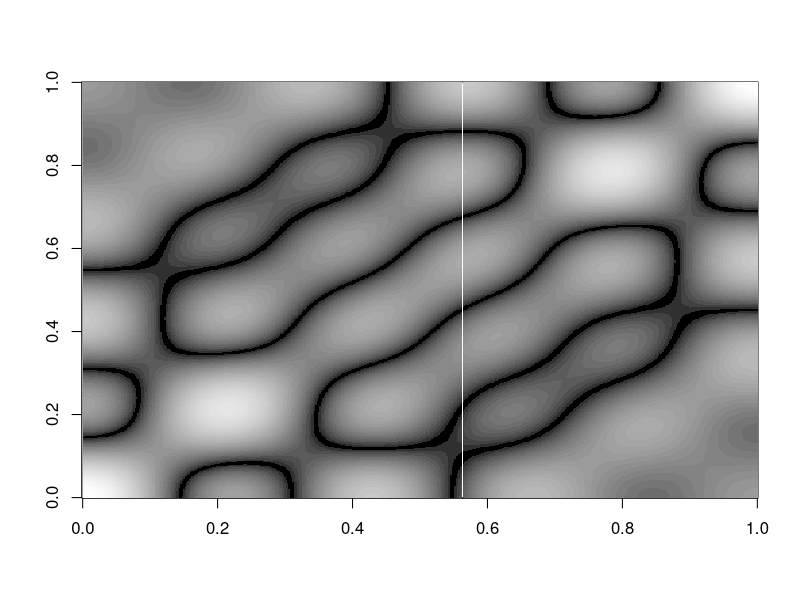

This figure's R source:
# Chilandi 40b - similar to Chilandi's original figure 40b

# Generates an image similar to a "Chlandi Figure." Chlandi Figures are nodal patterns
# that occur on vibrating surfaces.

# The surface is modeled as a matrix, each point representing the 
# displacement of the surface while vibrating.
# The vibration is modled as the sum of a set of terms, each of which
# is a product of cos waves - one along the x direction, one along the y direction.
# The cos wave terms have different frequencies - starting with the 
# 'fundamental' frequency (wavelength is 1/2 the length of the surface),
# and followed by various 'harmonics'. 

t <- 0:500
f <- 2*pi/500
i <- 0
Chlandi  <- rep(1, 501) # first row is one, as cos(0) = 1

# Now add 500 more rows, first factor in each term varies as we go across a row (from t)
# second factor of each term varies as we go down a column (from i)
for ( i in 1:500) { 
  Chlandi  <- rbind(Chlandi , 
                    + cos(1/2*f*t)*cos(1/2*f*i) 
                    + cos(2*f*t)*cos(2*f*i)
                    + cos(5/2*f*t)*cos(5/2*f*i)
  )
}
# Reset the graph layout in case it was previously set elsewhere.
par(mfrow=c(1,1))

# We want the matrix to record just the displacement of each
# point, not whether it happens to be up or down - in a standing
# wave the non nodal areas oscillate between positive and negative.
# So just take the absolute value of each point.
Chlandi <- abs(Chlandi)

# use the image or contour functions to display the results
image(Chlandi, col=grey.colors(40, start=0, end=1))
#contour(Chlandi)